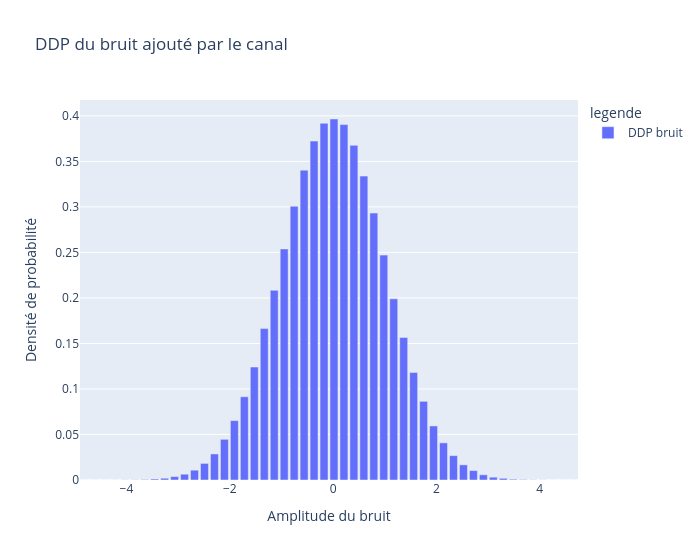

The notebook cell this image was saved under:
### Markdown cell above
### Analyses _in-situ_

### Code cell
# analyse du canal de transmission réel
canal_id = 1        # identifiant du canal à utiliser
powB = 1            # puissance du bruit (paramètre optionnel)
sm_tr = tsa.transmit(sm, canal_id, powB)  # signal modulé transmis

bruit = sm_tr - sm
moyenne = np.mean(bruit)
variance = np.var(bruit)
ecart_type = np.std(bruit)
puissance = np.mean(bruit**2)

print("Caractérisation statistique du canal de transmission")
print(f"Moyenne du bruit: {moyenne:.4f}")
print(f"Variance du bruit: {variance:.4f}")
print(f"Ecart-type du bruit: {ecart_type:.4f}")
print(f"Puissance du bruit: {puissance:.4f}")

DDPbruit, c_bruit, Delta_bruit = histo(bruit, N=len(bruit), M=50)

df_bruit = pd.DataFrame({'x': c_bruit,'y': DDPbruit,'legende': 'DDP bruit'})
fig = px.bar(df_bruit, x='x', y='y', color='legende', labels={'x':'Amplitude du bruit', 'y':'Densité de probabilité'}, title='DDP du bruit ajouté par le canal', width=700)
fig.show()

### Figure 1 — Plotly figure (JSON) as saved in the notebook; plotly's stock layout.template omitted (floating-point values rounded to 4 significant figures)
{"data": [{"hovertemplate": "legende=DDP bruit<br>Amplitude du bruit=%{x}<br>Densité de probabilité=%{y}<extra></extra>", "legendgroup": "DDP bruit", "marker": {"color": "#636efa", "pattern": {"shape": ""}}, "name": "DDP bruit", "orientation": "v", "showlegend": true, "textposition": "auto", "type": "bar", "x": [-4.803, -4.61, -4.418, -4.225, -4.032, -3.839, -3.646, -3.454, -3.261, -3.068, -2.875, -2.682, -2.489, -2.297, -2.104, -1.911, -1.718, -1.525, -1.333, -1.14, -0.9469, -0.7541, -0.5613, -0.3685, -0.1757, 0.01715, 0.21, 0.4028, 0.5956, 0.7884, 0.9812, 1.174, 1.367, 1.56, 1.753, 1.945, 2.138, 2.331, 2.524, 2.717, 2.909, 3.102, 3.295, 3.488, 3.681, 3.874, 4.066, 4.259, 4.452, 4.645], "xaxis": "x", "y": [8.644e-06, 1.729e-05, 1.729e-05, 5.618e-05, 0.0001426, 0.0002161, 0.0005532, 0.001132, 0.001958, 0.003738, 0.006396, 0.01079, 0.01823, 0.02862, 0.04469, 0.06521, 0.09144, 0.1241, 0.1663, 0.2084, 0.2538, 0.3007, 0.3404, 0.3723, 0.3919, 0.3966, 0.3904, 0.3676, 0.3338, 0.2933, 0.247, 0.199, 0.1565, 0.1181, 0.08642, 0.0594, 0.04082, 0.02673, 0.01663, 0.01034, 0.005744, 0.003081, 0.00185, 0.0008471, 0.0004754, 0.0002074, 0.000121, 3.457e-05, 2.161e-05, 3.025e-05], "yaxis": "y"}], "layout": {"barmode": "relative", "legend": {"title": {"text": "legende"}, "tracegroupgap": 0}, "title": {"text": "DDP du bruit ajouté par le canal"}, "width": 700, "xaxis": {"anchor": "y", "domain": [0, 1], "title": {"text": "Amplitude du bruit"}}, "yaxis": {"anchor": "x", "domain": [0, 1], "title": {"text": "Densité de probabilité"}}}}
